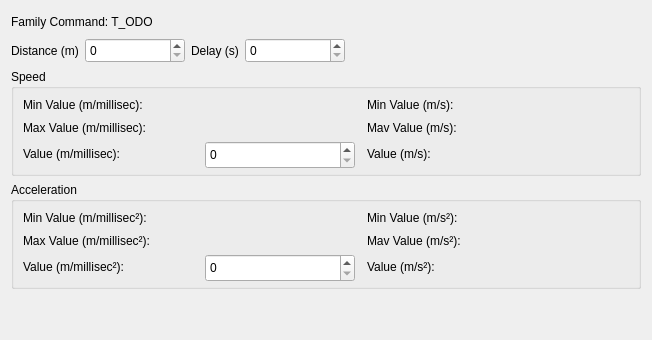
          <widget class="QWidget" name="tab_T_ODO">
           <attribute name="title">
            <string>T_ODO</string>
           </attribute>
           <layout class="QGridLayout" name="gridLayout_8">
            <item row="0" column="0">
             <widget class="QLabel" name="label_Family_T_ODO">
              <property name="minimumSize">
               <size>
                <width>0</width>
                <height>21</height>
               </size>
              </property>
              <property name="maximumSize">
               <size>
                <width>16777215</width>
                <height>21</height>
               </size>
              </property>
              <property name="text">
               <string>Family Command: T_ODO</string>
              </property>
             </widget>
            </item>
            <item row="1" column="0">
             <layout class="QHBoxLayout" name="horizontalLayout_20">
              <item>
               <widget class="QLabel" name="label_Distance_T_ODO">
                <property name="minimumSize">
                 <size>
                  <width>0</width>
                  <height>21</height>
                 </size>
                </property>
                <property name="maximumSize">
                 <size>
                  <width>16777215</width>
                  <height>21</height>
                 </size>
                </property>
                <property name="text">
                 <string>Distance (m)</string>
                </property>
               </widget>
              </item>
              <item>
               <widget class="QSpinBox" name="spinBox_Distance_T_ODO">
                <property name="minimumSize">
                 <size>
                  <width>100</width>
                  <height>25</height>
                 </size>
                </property>
                <property name="maximumSize">
                 <size>
                  <width>100</width>
                  <height>25</height>
                 </size>
                </property>
               </widget>
              </item>
              <item>
               <widget class="QLabel" name="label_Delay_T_ODO">
                <property name="minimumSize">
                 <size>
                  <width>0</width>
                  <height>21</height>
                 </size>
                </property>
                <property name="maximumSize">
                 <size>
                  <width>16777215</width>
                  <height>21</height>
                 </size>
                </property>
                <property name="text">
                 <string>Delay (s)</string>
                </property>
               </widget>
              </item>
              <item>
               <widget class="QSpinBox" name="spinBox_Delay_T_ODO">
                <property name="minimumSize">
                 <size>
                  <width>100</width>
                  <height>25</height>
                 </size>
                </property>
                <property name="maximumSize">
                 <size>
                  <width>100</width>
                  <height>25</height>
                 </size>
                </property>
               </widget>
              </item>
              <item>
               <spacer name="horizontalSpacer_30">
                <property name="orientation">
                 <enum>Qt::Horizontal</enum>
                </property>
                <property name="sizeHint" stdset="0">
                 <size>
                  <width>40</width>
                  <height>20</height>
                 </size>
                </property>
               </spacer>
              </item>
             </layout>
            </item>
            <item row="2" column="0">
             <widget class="QGroupBox" name="groupBox_speedRange_T_ODO">
              <property name="title">
               <string>Speed</string>
              </property>
              <layout class="QVBoxLayout" name="verticalLayout_4">
               <property name="spacing">
                <number>2</number>
               </property>
               <property name="topMargin">
                <number>5</number>
               </property>
               <property name="bottomMargin">
                <number>5</number>
               </property>
               <item>
                <layout class="QHBoxLayout" name="horizontalLayout_18">
                 <item>
                  <widget class="QLabel" name="label_MinSpeedRange_T_ODO">
                   <property name="minimumSize">
                    <size>
                     <width>180</width>
                     <height>21</height>
                    </size>
                   </property>
                   <property name="maximumSize">
                    <size>
                     <width>180</width>
                     <height>21</height>
                    </size>
                   </property>
                   <property name="toolTip">
                    <string/>
                   </property>
                   <property name="text">
                    <string>Min Value (m/millisec):</string>
                   </property>
                  </widget>
                 </item>
                 <item>
                  <widget class="QLabel" name="label_MinSpeedRangValue_T_ODO">
                   <property name="minimumSize">
                    <size>
                     <width>150</width>
                     <height>21</height>
                    </size>
                   </property>
                   <property name="maximumSize">
                    <size>
                     <width>150</width>
                     <height>21</height>
                    </size>
                   </property>
                   <property name="text">
                    <string/>
                   </property>
                  </widget>
                 </item>
                 <item>
                  <spacer name="horizontalSpacer_24">
                   <property name="orientation">
                    <enum>Qt::Horizontal</enum>
                   </property>
                   <property name="sizeType">
                    <enum>QSizePolicy::Fixed</enum>
                   </property>
                   <property name="sizeHint" stdset="0">
                    <size>
                     <width>10</width>
                     <height>10</height>
                    </size>
                   </property>
                  </spacer>
                 </item>
                 <item>
                  <widget class="QLabel" name="label_MinSpeedConvert_T_ODO">
                   <property name="minimumSize">
                    <size>
                     <width>120</width>
                     <height>21</height>
                    </size>
                   </property>
                   <property name="maximumSize">
                    <size>
                     <width>120</width>
                     <height>21</height>
                    </size>
                   </property>
                   <property name="text">
                    <string>Min Value (m/s):</string>
                   </property>
                  </widget>
                 </item>
                 <item>
                  <widget class="QLabel" name="label_MinSpeedConvertRangValue_T_ODO">
                   <property name="minimumSize">
                    <size>
                     <width>100</width>
                     <height>21</height>
                    </size>
                   </property>
                   <property name="maximumSize">
                    <size>
                     <width>100</width>
                     <height>21</height>
                    </size>
                   </property>
                   <property name="styleSheet">
                    <string notr="true"/>
                   </property>
                   <property name="text">
                    <string/>
                   </property>
                  </widget>
                 </item>
                 <item>
                  <spacer name="horizontalSpacer_25">
                   <property name="orientation">
                    <enum>Qt::Horizontal</enum>
                   </property>
                   <property name="sizeHint" stdset="0">
                    <size>
                     <width>40</width>
                     <height>20</height>
                    </size>
                   </property>
                  </spacer>
                 </item>
                </layout>
               </item>
               <item>
                <layout class="QHBoxLayout" name="horizontalLayout_19">
                 <item>
                  <widget class="QLabel" name="label_MaxSpeedRange_T_ODO">
                   <property name="minimumSize">
                    <size>
                     <width>180</width>
                     <height>21</height>
                    </size>
                   </property>
                   <property name="maximumSize">
                    <size>
                     <width>180</width>
                     <height>21</height>
                    </size>
                   </property>
                   <property name="text">
                    <string>Max Value (m/millisec):</string>
                   </property>
                  </widget>
                 </item>
                 <item>
                  <widget class="QLabel" name="label_MaxSpeedRangValue_T_ODO">
                   <property name="minimumSize">
                    <size>
                     <width>150</width>
                     <height>21</height>
                    </size>
                   </property>
                   <property name="maximumSize">
                    <size>
                     <width>150</width>
                     <height>21</height>
                    </size>
                   </property>
                   <property name="text">
                    <string/>
                   </property>
                  </widget>
                 </item>
                 <item>
                  <spacer name="horizontalSpacer_26">
                   <property name="orientation">
                    <enum>Qt::Horizontal</enum>
                   </property>
                   <property name="sizeType">
                    <enum>QSizePolicy::Fixed</enum>
                   </property>
                   <property name="sizeHint" stdset="0">
                    <size>
                     <width>10</width>
                     <height>10</height>
                    </size>
                   </property>
                  </spacer>
                 </item>
                 <item>
                  <widget class="QLabel" name="label_MaxSpeedConvert_T_ODO">
                   <property name="minimumSize">
                    <size>
                     <width>120</width>
                     <height>21</height>
                    </size>
                   </property>
                   <property name="maximumSize">
                    <size>
                     <width>120</width>
                     <height>21</height>
                    </size>
                   </property>
                   <property name="text">
                    <string>Mav Value (m/s):</string>
                   </property>
                  </widget>
                 </item>
                 <item>
                  <widget class="QLabel" name="label_MaxSpeedConvertRangValue_T_ODO">
                   <property name="minimumSize">
                    <size>
                     <width>100</width>
                     <height>21</height>
                    </size>
                   </property>
                   <property name="maximumSize">
                    <size>
                     <width>100</width>
                     <height>21</height>
                    </size>
                   </property>
                   <property name="text">
                    <string/>
                   </property>
                  </widget>
                 </item>
                 <item>
                  <spacer name="horizontalSpacer_27">
                   <property name="orientation">
                    <enum>Qt::Horizontal</enum>
                   </property>
                   <property name="sizeHint" stdset="0">
                    <size>
                     <width>40</width>
                     <height>20</height>
                    </size>
                   </property>
                  </spacer>
                 </item>
                </layout>
               </item>
               <item>
                <layout class="QHBoxLayout" name="horizontalLayout_22">
                 <item>
                  <widget class="QLabel" name="label_ValueSpeedRange_T_ODO">
                   <property name="minimumSize">
                    <size>
                     <width>180</width>
                     <height>21</height>
                    </size>
                   </property>
                   <property name="maximumSize">
                    <size>
                     <width>180</width>
                     <height>21</height>
                    </size>
                   </property>
                   <property name="text">
                    <string>Value (m/millisec):</string>
                   </property>
                  </widget>
                 </item>
                 <item>
                  <widget class="QSpinBox" name="spinBox_speed_T_ODO">
                   <property name="minimumSize">
                    <size>
                     <width>150</width>
                     <height>28</height>
                    </size>
                   </property>
                   <property name="maximumSize">
                    <size>
                     <width>150</width>
                     <height>25</height>
                    </size>
                   </property>
                   <property name="stepType">
                    <enum>QAbstractSpinBox::AdaptiveDecimalStepType</enum>
                   </property>
                  </widget>
                 </item>
                 <item>
                  <spacer name="horizontalSpacer_28">
                   <property name="orientation">
                    <enum>Qt::Horizontal</enum>
                   </property>
                   <property name="sizeType">
                    <enum>QSizePolicy::Fixed</enum>
                   </property>
                   <property name="sizeHint" stdset="0">
                    <size>
                     <width>10</width>
                     <height>10</height>
                    </size>
                   </property>
                  </spacer>
                 </item>
                 <item>
                  <widget class="QLabel" name="label_speedConvert_T_ODO">
                   <property name="minimumSize">
                    <size>
                     <width>120</width>
                     <height>21</height>
                    </size>
                   </property>
                   <property name="maximumSize">
                    <size>
                     <width>120</width>
                     <height>21</height>
                    </size>
                   </property>
                   <property name="text">
                    <string>Value (m/s):</string>
                   </property>
                  </widget>
                 </item>
                 <item>
                  <widget class="QLabel" name="label_speedConvertValue_T_ODO">
                   <property name="minimumSize">
                    <size>
                     <width>100</width>
                     <height>21</height>
                    </size>
                   </property>
                   <property name="maximumSize">
                    <size>
                     <width>100</width>
                     <height>21</height>
                    </size>
                   </property>
                   <property name="text">
                    <string/>
                   </property>
                  </widget>
                 </item>
                 <item>
                  <spacer name="horizontalSpacer_29">
                   <property name="orientation">
                    <enum>Qt::Horizontal</enum>
                   </property>
                   <property name="sizeHint" stdset="0">
                    <size>
                     <width>40</width>
                     <height>20</height>
                    </size>
                   </property>
                  </spacer>
                 </item>
                </layout>
               </item>
              </layout>
             </widget>
            </item>
            <item row="3" column="0">
             <widget class="QGroupBox" name="groupBox_accRange_T_ODO">
              <property name="title">
               <string>Acceleration</string>
              </property>
              <layout class="QVBoxLayout" name="verticalLayout_5">
               <property name="spacing">
                <number>2</number>
               </property>
               <property name="topMargin">
                <number>5</number>
               </property>
               <property name="bottomMargin">
                <number>5</number>
               </property>
               <item>
                <layout class="QHBoxLayout" name="horizontalLayout_23">
                 <item>
                  <widget class="QLabel" name="label_MinAccRange_T_ODO">
                   <property name="minimumSize">
                    <size>
                     <width>180</width>
                     <height>21</height>
                    </size>
                   </property>
                   <property name="maximumSize">
                    <size>
                     <width>180</width>
                     <height>21</height>
                    </size>
                   </property>
                   <property name="toolTip">
                    <string/>
                   </property>
                   <property name="text">
                    <string>Min Value (m/millisec²):</string>
                   </property>
                  </widget>
                 </item>
                 <item>
                  <widget class="QLabel" name="label_MinAccRangValue_T_ODO">
                   <property name="minimumSize">
                    <size>
                     <width>150</width>
                     <height>21</height>
                    </size>
                   </property>
                   <property name="maximumSize">
                    <size>
                     <width>150</width>
                     <height>21</height>
                    </size>
                   </property>
                   <property name="text">
                    <string/>
                   </property>
                  </widget>
                 </item>
                 <item>
                  <spacer name="horizontalSpacer_31">
                   <property name="orientation">
                    <enum>Qt::Horizontal</enum>
                   </property>
                   <property name="sizeType">
                    <enum>QSizePolicy::Fixed</enum>
                   </property>
                   <property name="sizeHint" stdset="0">
                    <size>
                     <width>10</width>
                     <height>10</height>
                    </size>
                   </property>
                  </spacer>
                 </item>
                 <item>
                  <widget class="QLabel" name="label_MinAccConvert_T_ODO">
                   <property name="minimumSize">
                    <size>
                     <width>120</width>
                     <height>21</height>
                    </size>
                   </property>
                   <property name="maximumSize">
                    <size>
                     <width>120</width>
                     <height>21</height>
                    </size>
                   </property>
                   <property name="text">
                    <string>Min Value (m/s²):</string>
                   </property>
                  </widget>
                 </item>
                 <item>
                  <widget class="QLabel" name="label_MinAccConvertRangValue_T_ODO">
                   <property name="minimumSize">
                    <size>
                     <width>100</width>
                     <height>21</height>
                    </size>
                   </property>
                   <property name="maximumSize">
                    <size>
                     <width>100</width>
                     <height>21</height>
                    </size>
                   </property>
                   <property name="styleSheet">
                    <string notr="true"/>
                   </property>
                   <property name="text">
                    <string/>
                   </property>
                  </widget>
                 </item>
                 <item>
                  <spacer name="horizontalSpacer_32">
                   <property name="orientation">
                    <enum>Qt::Horizontal</enum>
                   </property>
                   <property name="sizeHint" stdset="0">
                    <size>
                     <width>40</width>
                     <height>20</height>
                    </size>
                   </property>
                  </spacer>
                 </item>
                </layout>
               </item>
               <item>
                <layout class="QHBoxLayout" name="horizontalLayout_24">
                 <item>
                  <widget class="QLabel" name="label_MaxAccRange_T_ODO">
                   <property name="minimumSize">
                    <size>
                     <width>180</width>
                     <height>21</height>
                    </size>
                   </property>
                   <property name="maximumSize">
                    <size>
                     <width>180</width>
                     <height>21</height>
                    </size>
                   </property>
                   <property name="text">
                    <string>Max Value (m/millisec²):</string>
                   </property>
                  </widget>
                 </item>
                 <item>
                  <widget class="QLabel" name="label_MaxAccRangValue_T_ODO">
                   <property name="minimumSize">
                    <size>
                     <width>150</width>
                     <height>21</height>
                    </size>
                   </property>
                   <property name="maximumSize">
                    <size>
                     <width>150</width>
                     <height>21</height>
                    </size>
                   </property>
                   <property name="text">
                    <string/>
                   </property>
                  </widget>
                 </item>
                 <item>
                  <spacer name="horizontalSpacer_33">
                   <property name="orientation">
                    <enum>Qt::Horizontal</enum>
                   </property>
                   <property name="sizeType">
                    <enum>QSizePolicy::Fixed</enum>
                   </property>
                   <property name="sizeHint" stdset="0">
                    <size>
                     <width>10</width>
                     <height>10</height>
                    </size>
                   </property>
                  </spacer>
                 </item>
                 <item>
                  <widget class="QLabel" name="label_MaxAccConvert_T_ODO">
                   <property name="minimumSize">
                    <size>
                     <width>120</width>
                     <height>21</height>
                    </size>
                   </property>
                   <property name="maximumSize">
                    <size>
                     <width>120</width>
                     <height>21</height>
                    </size>
                   </property>
                   <property name="text">
                    <string>Mav Value (m/s²):</string>
                   </property>
                  </widget>
                 </item>
                 <item>
                  <widget class="QLabel" name="label_MaxAccConvertRangValue_T_ODO">
                   <property name="minimumSize">
                    <size>
                     <width>100</width>
                     <height>21</height>
                    </size>
                   </property>
                   <property name="maximumSize">
                    <size>
                     <width>100</width>
                     <height>21</height>
                    </size>
                   </property>
                   <property name="text">
                    <string/>
                   </property>
                  </widget>
                 </item>
                 <item>
                  <spacer name="horizontalSpacer_34">
                   <property name="orientation">
                    <enum>Qt::Horizontal</enum>
                   </property>
                   <property name="sizeHint" stdset="0">
                    <size>
                     <width>40</width>
                     <height>20</height>
                    </size>
                   </property>
                  </spacer>
                 </item>
                </layout>
               </item>
               <item>
                <layout class="QHBoxLayout" name="horizontalLayout_25">
                 <item>
                  <widget class="QLabel" name="label_ValueAccRange_T_ODO">
                   <property name="minimumSize">
                    <size>
                     <width>180</width>
                     <height>21</height>
                    </size>
                   </property>
                   <property name="maximumSize">
                    <size>
                     <width>180</width>
                     <height>21</height>
                    </size>
                   </property>
                   <property name="text">
                    <string>Value (m/millisec²):</string>
                   </property>
                  </widget>
                 </item>
                 <item>
                  <widget class="QSpinBox" name="spinBox_Acc_T_ODO">
                   <property name="minimumSize">
                    <size>
                     <width>150</width>
                     <height>28</height>
                    </size>
                   </property>
                   <property name="maximumSize">
                    <size>
                     <width>150</width>
                     <height>25</height>
                    </size>
                   </property>
                   <property name="stepType">
                    <enum>QAbstractSpinBox::AdaptiveDecimalStepType</enum>
                   </property>
                  </widget>
                 </item>
                 <item>
                  <spacer name="horizontalSpacer_35">
                   <property name="orientation">
                    <enum>Qt::Horizontal</enum>
                   </property>
                   <property name="sizeType">
                    <enum>QSizePolicy::Fixed</enum>
                   </property>
                   <property name="sizeHint" stdset="0">
                    <size>
                     <width>10</width>
                     <height>10</height>
                    </size>
                   </property>
                  </spacer>
                 </item>
                 <item>
                  <widget class="QLabel" name="label_AccConvert_T_ODO">
                   <property name="minimumSize">
                    <size>
                     <width>120</width>
                     <height>21</height>
                    </size>
                   </property>
                   <property name="maximumSize">
                    <size>
                     <width>120</width>
                     <height>21</height>
                    </size>
                   </property>
                   <property name="text">
                    <string>Value (m/s²):</string>
                   </property>
                  </widget>
                 </item>
                 <item>
                  <widget class="QLabel" name="label_AccConvertValue_T_ODO">
                   <property name="minimumSize">
                    <size>
                     <width>100</width>
                     <height>21</height>
                    </size>
                   </property>
                   <property name="maximumSize">
                    <size>
                     <width>100</width>
                     <height>21</height>
                    </size>
                   </property>
                   <property name="text">
                    <string/>
                   </property>
                  </widget>
                 </item>
                 <item>
                  <spacer name="horizontalSpacer_36">
                   <property name="orientation">
                    <enum>Qt::Horizontal</enum>
                   </property>
                   <property name="sizeHint" stdset="0">
                    <size>
                     <width>40</width>
                     <height>20</height>
                    </size>
                   </property>
                  </spacer>
                 </item>
                </layout>
               </item>
              </layout>
             </widget>
            </item>
            <item row="4" column="0">
             <spacer name="verticalSpacer_5">
              <property name="orientation">
               <enum>Qt::Vertical</enum>
              </property>
              <property name="sizeHint" stdset="0">
               <size>
                <width>20</width>
                <height>40</height>
               </size>
              </property>
             </spacer>
            </item>
           </layout>
          </widget>
